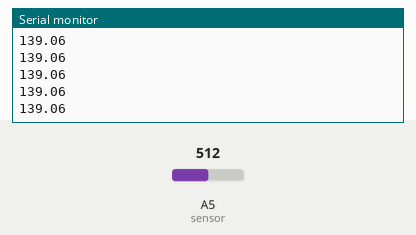
Simulated run of this sketch. Board: Arduino Uno, built with avr-gcc and run on an emulated ATmega328P. On the bench: the last lines printed to the serial monitor. The inputs (shaded band) are chosen by the test bench; at power-on: A5 (sensor) = 512.

Above: at 1.2 s.
1.3 s: A5 (sensor) set to 716
At 1.34 s:
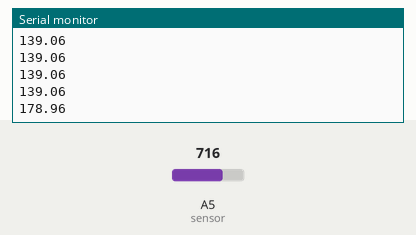
2.8 s: A5 (sensor) set to 900
At 2.84 s:
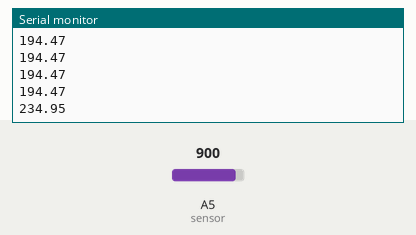
Timing chart, 0 to 5.8 s (numbered marks = the images above; inputs shaded):
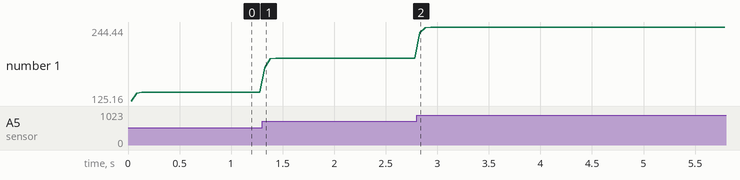

The sketch:

voltage_1.ino
```cpp
float raw_data=0,raw_data_sample,v_5,v_12,v_220;
void setup() {
  Serial.begin(9600);
  pinMode(A5,INPUT);
}

void loop() {
//raw_data=analogRead(A5);
//Serial.println(raw_data);
//delay(10);
 for(int i=0;i<10;i++)
  {
    raw_data+=analogRead(A5);  //read the voltage from the sensor
    //sample2+=analogRead(A3); //read the current from sensor

    delay(2);
  }
   raw_data=raw_data/10;
   //Serial.println(raw_data);
   //Serial.println(raw_data_sample);
   delay(10);
   v_5=(5*raw_data)/900;
   v_12=(12*v_5)/5;
   v_220=(220*v_12)/12;
   Serial.println(v_220);
   delay(20);
// raw_data=0;

}
```

Measured:
- after the input at 1.3 s, the serial monitor: prints a new line at once (image 1)
- after the input at 2.8 s, the serial monitor: prints a new line at once (image 2)
- plotted number 1: 139.06 → 194.47 after the input at 1.3 s, 194.47 → 244 after the input at 2.8 s
